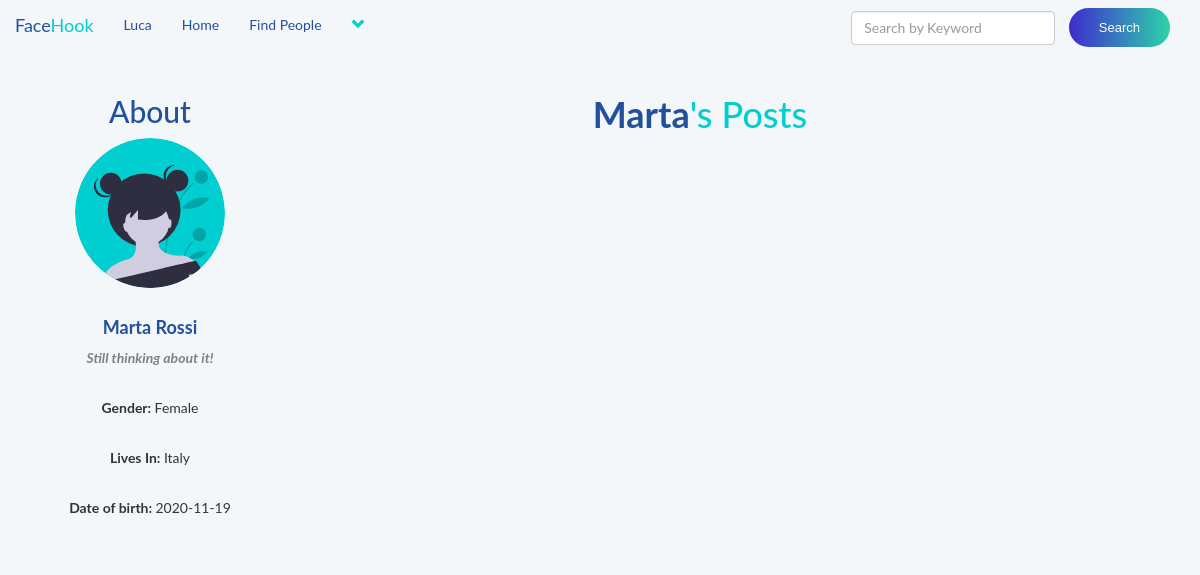
Screenshot of /user_profile.php?u_id=17 (signed in) with the database file from the repository.
### tables this page shows
CREATE TABLE `users` (
  `user_id` int(11) NOT NULL,
  `f_name` text NOT NULL,
  `l_name` text NOT NULL,
  `user_name` text NOT NULL,
  `describe_user` varchar(255) NOT NULL,
  `Relationship` text NOT NULL,
  `user_pass` varchar(255) NOT NULL,
  `user_email` varchar(255) NOT NULL,
  `user_country` text NOT NULL,
  `user_gender` text NOT NULL,
  `user_birthday` date NOT NULL,
  `user_image` varchar(255) NOT NULL,
  `user_cover` varchar(255) NOT NULL,
  `user_reg_date` timestamp NOT NULL DEFAULT current_timestamp(),
  `status` text NOT NULL,
  `posts` text NOT NULL,
  `recovery_account` varchar(255) NOT NULL
);

### user_profile.php (the view, shortened to what this page needs)
<!DOCTYPE html>
<?php
include("includes/header.php");
?>
<html>
<head>
	<link rel="stylesheet" href="https://maxcdn.bootstrapcdn.com/bootstrap/3.3.7/css/bootstrap.min.css">
	<link rel="stylesheet" href="style2.css">
</head>
<body>
<div class="row">
    <?php
    if(isset($_GET['u_id'])){
        $u_id = $_GET['u_id'];
    }
    if($u_id < 0 || $u_id == ''){
        echo "<script>window.open('home.php','_self')</script>";
    } else {
         ?>
    <div class="col-sm-12">
        <?php
        if(isset($_GET['u_id'])){
            global $con;
        } ?>
        <?php
        if(isset($_GET['u_id'])){
            global $con;
            $user_id = $_GET['u_id'];
            $select = "select * from users where user_id = '$user_id'";
            $run = mysqli_query($con, $select);
            $row = mysqli_fetch_array($run);
            $image = $row['user_image'];
            $f_name = $row['f_name'];
            $l_name = $row['l_name'];
            $describe_user = $row['describe_user'];
            $country = $row['user_country'];
            $gender = $row['user_gender'];
            $b_date = $row['user_birthday'];
            echo"
            <div class='row>
            <div class='col-sm-1'></div>
            <center>
            <div class='col-sm-3'>
            <h2 class='text-blu'>About</h2>
            <img class='img-circle' src='users/$image' width='150px' height='150px'><br><br>
             <center><h4 class='text-blu'><strong>$f_name $l_name</strong></h4></center>
			<p><strong><i style='color:grey;'>$describe_user</i></strong></p><br>
            <p><strong>Gender: </strong> $gender</p><br>
			<p><strong>Lives In: </strong> $country</p><br>
			<p><strong>Date of birth: </strong> $b_date</p><br>
            ";
            echo "
            </div>
            </center>
            ";
        }
        ?>
        <div class="col-sm-8">
        <center><h1 class='text-grn'><strong class='text-blu'><?php echo "$f_name"; ?></strong>'s Posts</h1></center>
        </div>
    </div>
    </div>
    <?php } ?>
</body>
</html>

### includes/header.php (shortened to what this page needs)
<?php
include("functions/functions.php");
?>
<nav style="background: #f4f7fa; border:none;" class="navbar navbar-default">
	<div class="container-fluid">
		<div class="navbar-header">
			<a style="color: #20509e;" class="navbar-brand" href="home.php">Face<span style="color: #00CED1;">Hook</span></a>
		</div>
		<div class="collapse navbar-collapse" id="bs-example-navbar-collapse-1">
	      <ul class="nav navbar-nav">
	      	<?php
			$user = $_SESSION['user_email'];
			$get_user = "select * from users where user_email='$user'";
			$run_user = mysqli_query($con,$get_user);
			$row=mysqli_fetch_array($run_user);
			$user_id = $row['user_id'];
			$first_name = $row['f_name'];
			$user_posts = "select * from posts where user_id='$user_id'";
			$run_posts = mysqli_query($con,$user_posts);
			$posts = mysqli_num_rows($run_posts);
			?>
	        <li><a style="color: #20509e;" href='profile.php?<?php echo "u_id=$user_id" ?>'><?php echo "$first_name"; ?></a></li>
	       	<li><a style="color: #20509e;" href="home.php">Home</a></li>
			<li><a style="color: #20509e;" href="members.php">Find People</a></li>
					<?php
						echo"
						<li class='dropdown'>
							<a href='#' class='dropdown-toggle' data-toggle='dropdown' role='button' aria-haspopup='true' aria-expanded='false'><span><i style='color: #00CED1;;' class='glyphicon glyphicon-chevron-down'></i></span></a>
							<ul class='dropdown-menu'>
								<li>
									<a href='my_post.php?u_id=$user_id'>My Posts <span class='badge badge-secondary'>$posts</span></a>
								</li>
								<li>
									<a href='edit_profile.php?u_id=$user_id'>Edit Account</a>
								</li>
								<li role='separator' class='divider'></li>
								<li>
									<a href='logout.php'>Logout</a>
								</li>
							</ul>
						</li>
						";
					?>
			</ul>
			<ul class="nav navbar-nav navbar-right">
				<li class="dropdown">
					<form class="navbar-form navbar-left" method="get" action="results.php">
						<div class="form-group">
							<input type="text" class="form-control" name="user_query" placeholder="Search by Keyword">
						</div>
						<button type="submit" class="btn site-btn sb-gradients search-btn" name="search">Search</button>
					</form>
				</li>
			</ul>
		</div>
	</div>
</nav>

### style2.css (style rules this page uses)
body { overflow-x: hidden; background: #f4f7fa; font-family: "Lato", sans-serif; }
.site-btn { position: relative; display: inline-block; padding: 15px 30px; font-size: 16px; font-weight: 500; line-height: 16px; border-radius: 50px; font-family: "Futura", sans-serif; min-width: 150px; text-align: center; cursor: pointer; color: #fff; margin-right: 20px; border: none; }
.text-blu { color: #20509e; }
.text-grn { color: #00CED1; }
.gradient-bg, .site-btn.sb-gradients, .member-social a:hover, .single-blog-page .social-share a:hover, .comment .comment-content .c-btn:hover, .comment-form label { background: linear-gradient(to right, #3e2bce 0%, #2dd3aa 100%, #2dd3aa 100%, #2dd3aa 100%); filter: progid:DXImageTransform.Microsoft.gradient( startColorstr='#3e2bce', endColorstr='#2dd3aa', GradientType=1); }
.search-btn { font-size: 13px; font-weight: 300; margin-right: 0; line-height: 9px; margin-left: 10px; min-width: 100px; }
span { color: #5bd0c6; }

### rows the page displays
users: f_name "Luca"
users: user_image (picture), f_name "Marta", l_name "Rossi", describe_user "Still thinking about it!", user_gender "Female", user_country "Italy", user_birthday "2020-11-19"
